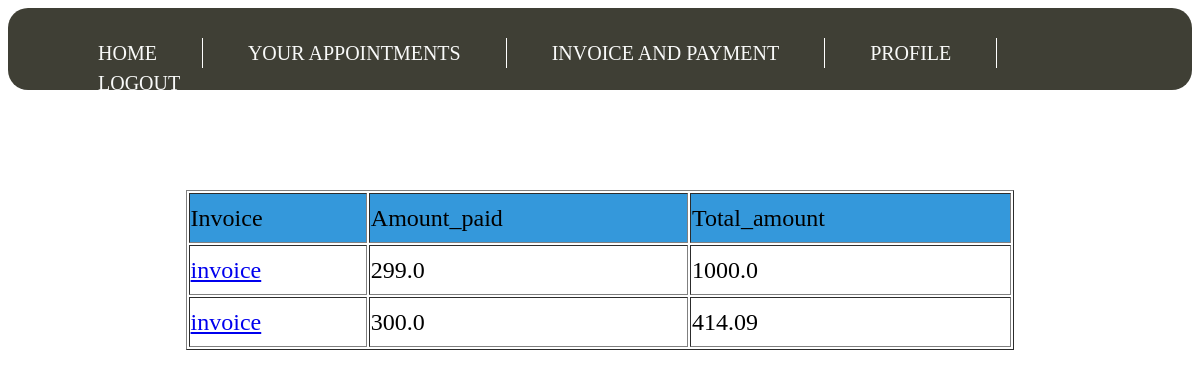
/invoice/ (signed in), run on an earlier commit of the app's database.
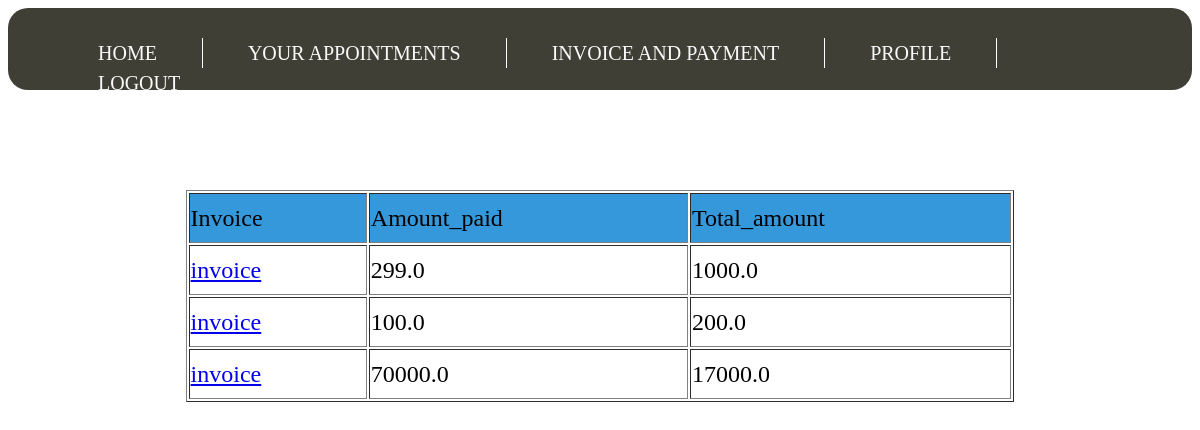
And on a later commit of the database.
### Hospital_app/models.py (models this page shows)
class Payment(models.Model):
    patient = models.ForeignKey('Patient',on_delete=models.CASCADE)
    total_amount = models.FloatField()
    amount_paid = models.FloatField()
    invoice = models.FileField(upload_to='invoice/', null=True, verbose_name="")

### Hospital_app/views.py (the view)
# urls.py: path('invoice/',Patient_invoice.as_view(),name = 'payment'),
class Patient_invoice(View):
    def get(self,request):
        if request.user.is_active:
            try:
                request.user.patient
            except ObjectDoesNotExist:
                return HttpResponse("LOGIN FIRST")
            p = Patient.objects.filter(user=request.user)
            pay = Payment.objects.filter(patient = p[0])
            context = {'payment':pay}
            template = loader.get_template('patient_payment.html')
            return HttpResponse(template.render(context, request))
        else:
            return HttpResponse("LOGIN FIRST")

### Hospital_app/templates/patient_payment.html (shortened to what this page needs)
<!DOCTYPE html>
<html>
<head>
	{% load staticfiles %}
<link rel="stylesheet" href="https://cdnjs.cloudflare.com/ajax/libs/font-awesome/4.7.0/css/font-awesome.min.css">
</head>
<body>
{% load staticfiles %}
<link rel = "stylesheet" type="text/css" href = "{% static 'header.css' %}">
<div id = "menu">
<font size = "5">
<ul>
<li><a href ="{% url 'Hospital_app:patient_home' %}">home</a></li>
    <li><a href ="{% url 'Hospital_app:patient_appointment' %}">your appointments</a></li>
    <li><a href ="{% url 'Hospital_app:payment' %}">invoice and payment</a></li>
    <li><a href ="{% url 'Hospital_app:patient_profile' %}">profile</a></li>
<li><a href="{% url 'Hospital_app:logout' %}">logout</a></li>
</ul>
</div>
<div style = "margin-top:100px;">
    <table width="70%" align="center" border = "1">
        <tr bgcolor="#3498db" style = "height:50px;">
            <td>Invoice</td>
            <td>Amount_paid</td>
            <td>Total_amount</td>
        </tr>
    {% for pay in payment %}
        <tr style = "height:50px;">
            <td><a href = "http://127.0.0.1:8000/getbill/{{ pay.id}}"> invoice </a></td>
            <td>{{ pay.amount_paid }}</td>
            <td>{{ pay.total_amount }}</td>
    {% endfor %}
    </table>
</div>

### Hospital_app/static/header.css (style rules this page uses)
#menu { height: 70px; width: 100%; background:rgba( 43, 43, 32,0.9); padding:6px 0; border-radius: 20px; }
ul { list-style: none; padding:0 45px; margin-left: 0px; }
#menu ul li { float:left; padding:0 45px; height:30px; border-right:1px solid white; }
#menu ul li:last-child { border-right:none; }
#menu ul li a { text-decoration: none; text-transform: uppercase; font-size:20px; color:#f9faf9; line-height: 30px; transition: font-size 0.4s ease; }

What changed in the data, as far as the page shows it:
removed Payment: amount_paid "300.0", total_amount "414.09"
added Payment: amount_paid "100.0", total_amount "200.0"
added Payment: amount_paid "70000.0", total_amount "17000.0"
